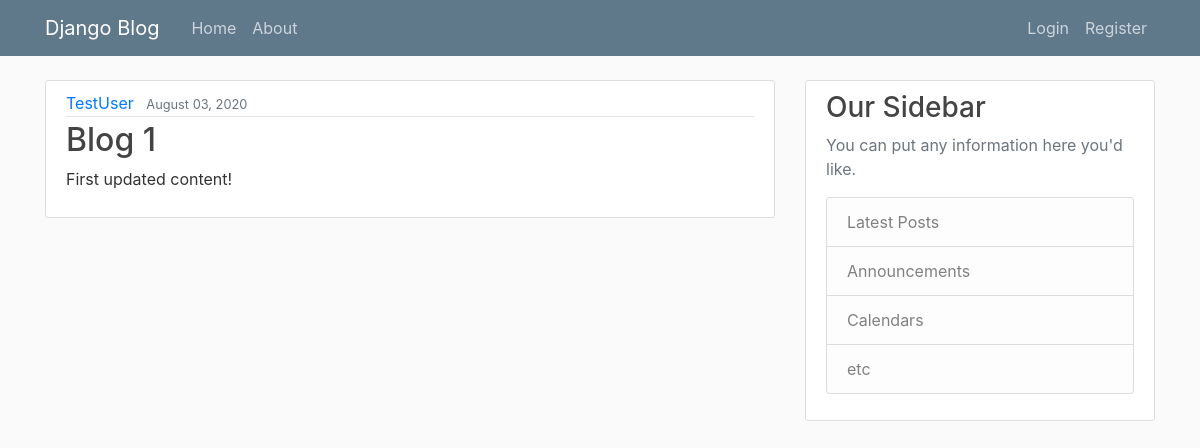
/post/1/, run on an earlier commit of the app's database.
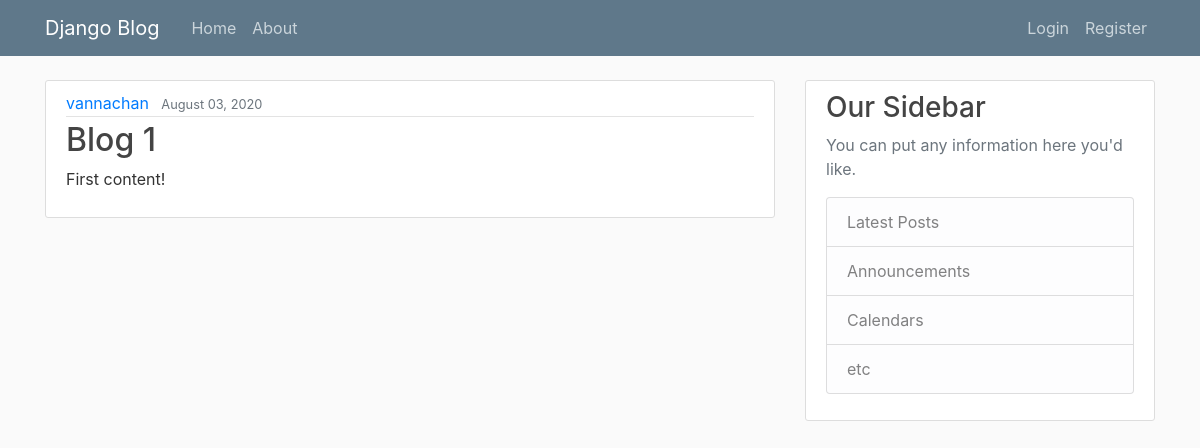
And on a later commit of the database.
### blog/models.py (models this page shows, shortened)
class Post(models.Model):
  title = models.CharField(max_length=100) # title a field of Post table
  content = models.TextField()
  date_posted = models.DateTimeField(default=timezone.now) # we are passing in the function but we are not executing the function, hence no timezone.now()
  author = models.ForeignKey(User, on_delete=models.CASCADE) # if user is deleted, delete the post too

### blog/views.py (the view)
# urls.py: path('post/<int:pk>/', PostDetailView.as_view(), name='post-detail'),
class PostDetailView(DetailView):
  model = Post

### blog/templates/blog/post_detail.html (shortened to what this page needs)
{% extends "blog/base.html" %}
{% block content %}
  <article class="media content-section">
    <div class="media-body">
      <div class="article-metadata">
        <a class="mr-2" href="#">{{ object.author }}</a>
        <small class="text-muted">{{ object.date_posted|date:"F d, Y" }}</small>
      </div>
      <h2 class="article-title">{{ object.title }}</h2>
      <p class="article-content">{{ object.content }}</p>
    </div>
  </article>
{% endblock content %}

What changed in the data, as far as the page shows it:
changed Post "Blog 1": author "TestUser" → "vannachan"; content "First updated content!" → "First content!"
